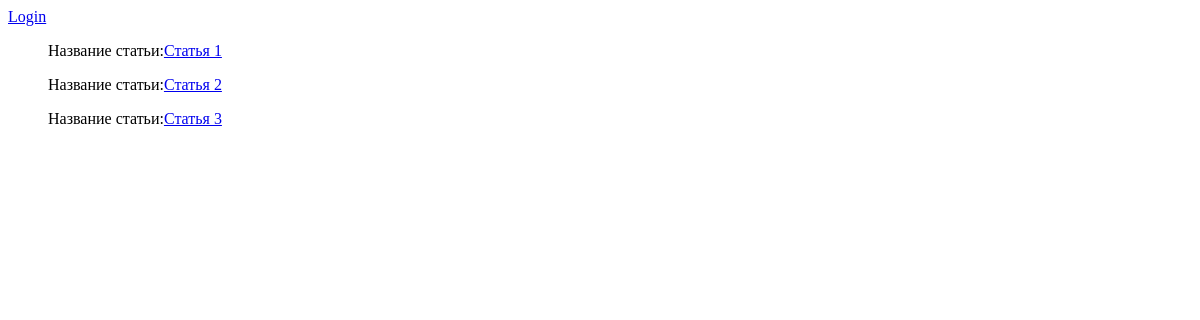
The page /articles/articleslist/ on the database as committed earlier.
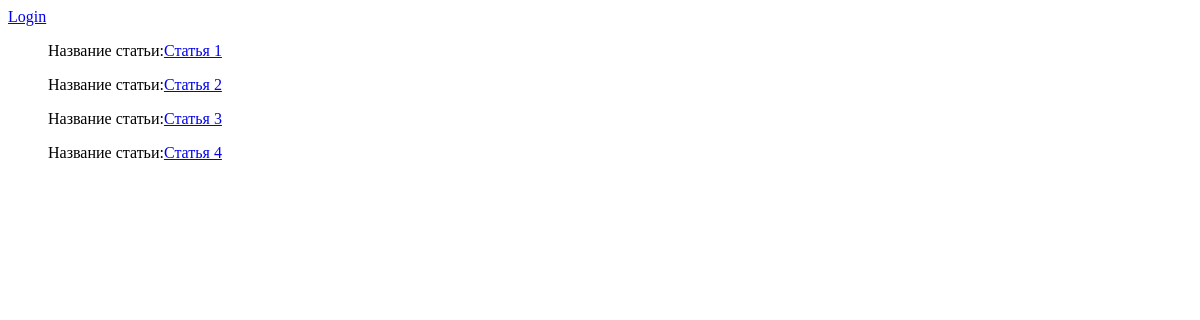
The same page on the database as committed later.
### articlesandcomments/models.py (models this page shows, shortened)
class Articles(models.Model):
    title = models.CharField(max_length=255, verbose_name='Заголовок')
    text = models.TextField(blank=True, verbose_name='Текст')
    slug = models.SlugField(verbose_name='ЧПУ', blank = True, null = True, unique=True)
    def get_absolute_url(self):
        return reverse('article', kwargs={'art_slug': self.slug})

### articlesandcomments/views.py (the view)
# urls.py: path('articleslist/', ArticlesList, name='articleslist'),
def ArticlesList(request):
    a = Articles.objects.all()
    context = {
        'articles': a,
    }
    return render(request, 'articlesandcomments/articleslist.html', context)

### articlesandcomments/templates/articlesandcomments/articleslist.html (shortened to what this page needs)
{% extends 'articlesandcomments/base.html' %}
{% block content %}
<ul>
    {% for article in articles %}
         <p>Название статьи:<a href="{{ article.get_absolute_url }}">{{article.title}}</a></p>
    {% endfor %}
</ul>
{% endblock %}

### articlesandcomments/templates/articlesandcomments/base.html (shortened to what this page needs)
<!DOCTYPE html>
<html lang="en">
<head>
</head>
<body>
    {% if user.is_authenticated %}
    <span>Hello, {{ user.username }}. </span><a href="{% url 'users:logout' %}">Logout<span></span></a><br>
    {% else %}
    <a href="{% url 'users:login' %}">Login</a><br>
    {% endif %}
{% block content %}
{% endblock %}
</body>
</html>

Rows that differ between the two databases and show on the page:
added Articles: title "Статья 4"
